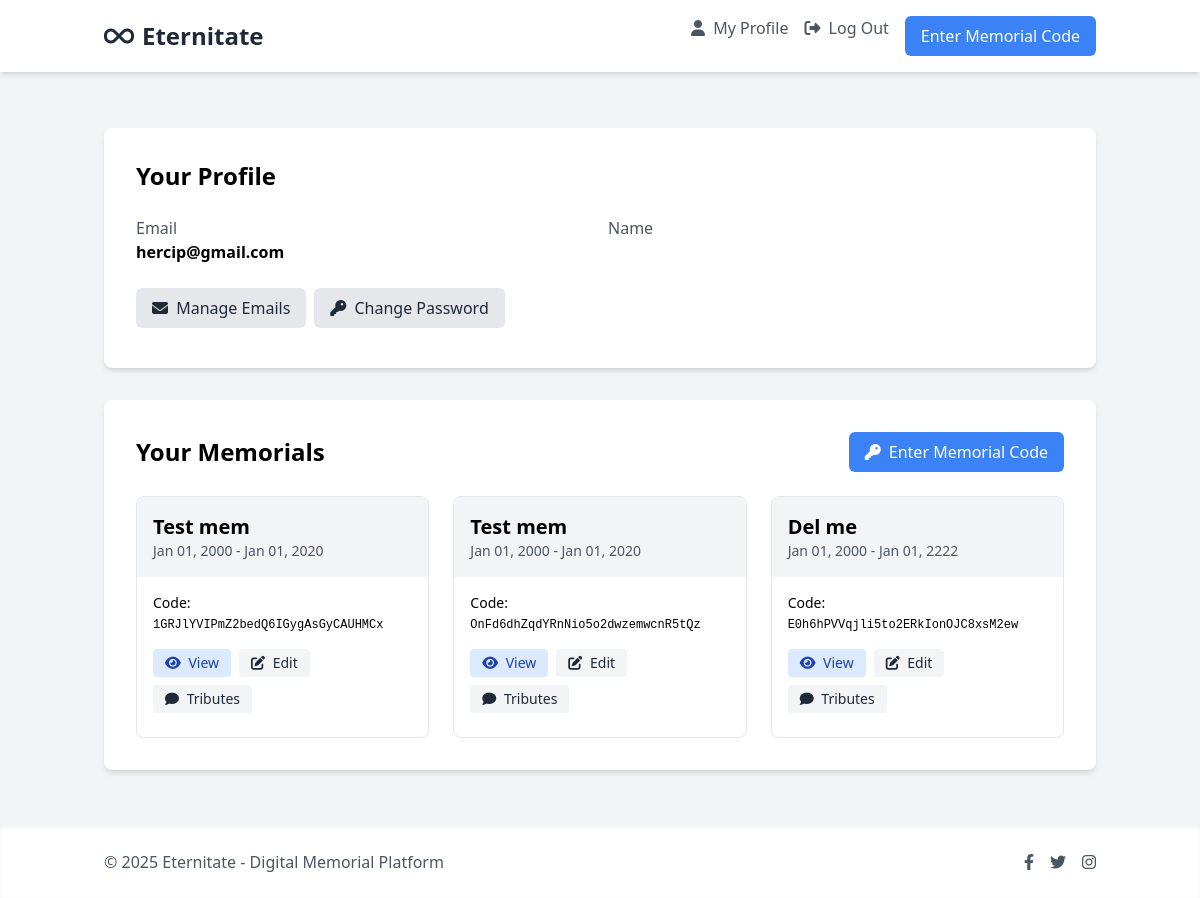
The page /accounts/profile/ (signed in) on the database as committed earlier.
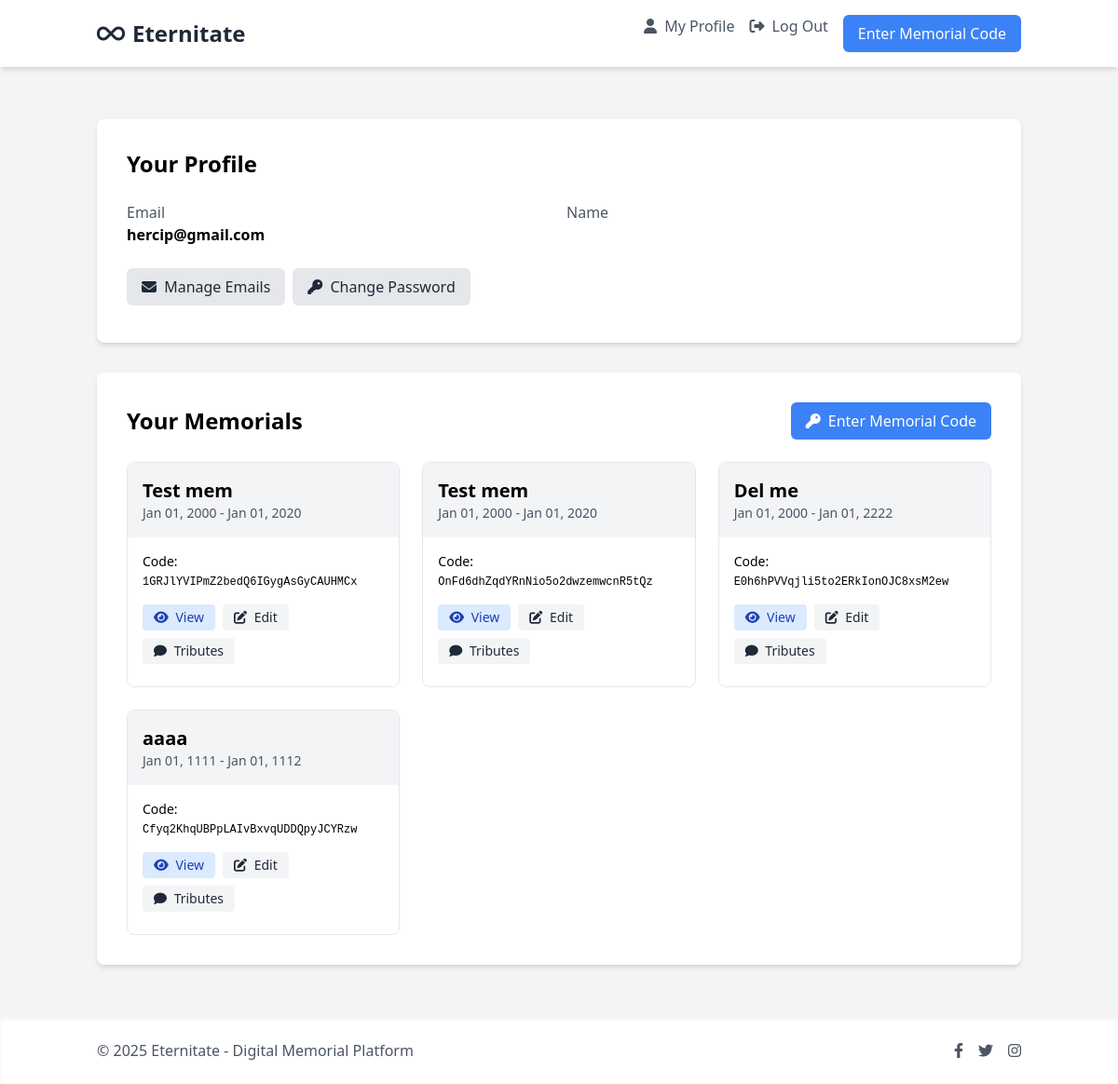
The same page on the database as committed later.
### memorials/models.py (models this page shows, shortened)
class Memorial(models.Model):
    owner = models.ForeignKey(User, related_name='memorials', on_delete=models.CASCADE)
    profile_code = models.OneToOneField(ProfileCode, on_delete=models.CASCADE, related_name='memorial')
    full_name = models.CharField(max_length=255)
    birth_date = models.DateField(null=True, blank=True)
    death_date = models.DateField(null=True, blank=True)
    biography = models.TextField(blank=True)
    allow_tributes = models.BooleanField(default=True)
    created_at = models.DateTimeField(auto_now_add=True)
    updated_at = models.DateTimeField(auto_now=True)

class ProfileCode(models.Model):
    code = models.CharField(max_length=32, unique=True)
    is_claimed = models.BooleanField(default=False)
    created_at = models.DateTimeField(auto_now_add=True)

### accounts/views.py (the view)
# urls.py: path('profile/', views.profile_view, name='profile'),
@login_required
def profile_view(request):
    user_memorials = Memorial.objects.filter(owner=request.user)
    context = {
        'user': request.user,
        'memorials': user_memorials,
    }
    return render(request, 'accounts/profile.html', context)

### templates/accounts/profile.html (shortened to what this page needs)
{% extends 'base.html' %}
{% load i18n %}
{% block content %}
<div class="container mx-auto py-8 fade-in">
    <div class="bg-white rounded-lg shadow-md p-8 mb-8">
        <h1 class="text-2xl font-bold mb-6">{% trans "Your Profile" %}</h1>
        <div class="grid grid-cols-1 md:grid-cols-2 gap-4 mb-6">
            <div>
                <p class="text-gray-600">{% trans "Email" %}</p>
                <p class="font-semibold">{{ user.email }}</p>
            </div>
            <div>
                <p class="text-gray-600">{% trans "Name" %}</p>
            </div>
        </div>
        <div class="flex flex-wrap">
            <a href="{% url 'account_email' %}" class="bg-gray-200 hover:bg-gray-300 text-gray-800 rounded-md px-4 py-2 mr-2 mb-2 transition">
                <i class="fas fa-envelope mr-1"></i> {% trans "Manage Emails" %}
            </a>
            <a href="{% url 'account_change_password' %}" class="bg-gray-200 hover:bg-gray-300 text-gray-800 rounded-md px-4 py-2 mr-2 mb-2 transition">
                <i class="fas fa-key mr-1"></i> {% trans "Change Password" %}
            </a>
        </div>
    </div>
    <div class="bg-white rounded-lg shadow-md p-8">
        <div class="flex justify-between items-center mb-6">
            <h2 class="text-2xl font-bold">{% trans "Your Memorials" %}</h2>
            <a href="{% url 'memorials:enter_code' %}" class="bg-blue-500 hover:bg-blue-600 text-white px-4 py-2 rounded-md transition inline-block">
                <i class="fas fa-key mr-1"></i> {% trans "Enter Memorial Code" %}
            </a>
        </div>
        {% if memorials %}
            <div class="grid grid-cols-1 md:grid-cols-2 lg:grid-cols-3 gap-6">
                {% for memorial in memorials %}
                    <div class="border rounded-lg overflow-hidden transition hover:shadow-lg">
                        <div class="bg-gray-100 p-4">
                            <h3 class="text-xl font-semibold truncate">{{ memorial.full_name }}</h3>
                            <p class="text-sm text-gray-600">
                                {% if memorial.birth_date %}{{ memorial.birth_date|date:"M d, Y" }}{% else %}—{% endif %} -
                                {% if memorial.death_date %}{{ memorial.death_date|date:"M d, Y" }}{% else %}—{% endif %}
                            </p>
                        </div>
                        <div class="p-4">
                            <div class="text-sm mb-4">
                                <span class="font-medium">{% trans "Code" %}:</span>
                                <span class="font-mono text-xs">{{ memorial.profile_code.code }}</span>
                            </div>
                            <div class="flex flex-wrap">
                                <a href="{% url 'memorials:memorial_detail' code=memorial.profile_code.code %}" class="bg-blue-100 hover:bg-blue-200 text-blue-800 text-sm rounded px-3 py-1 mr-2 mb-2">
                                    <i class="fas fa-eye mr-1"></i> {% trans "View" %}
                                </a>
                                <a href="{% url 'memorials:edit_memorial' code=memorial.profile_code.code %}" class="bg-gray-100 hover:bg-gray-200 text-gray-800 text-sm rounded px-3 py-1 mr-2 mb-2">
                                    <i class="fas fa-edit mr-1"></i> {% trans "Edit" %}
                                </a>
                                <a href="{% url 'memorials:manage_tributes' code=memorial.profile_code.code %}" class="bg-gray-100 hover:bg-gray-200 text-gray-800 text-sm rounded px-3 py-1 mb-2">
                                    <i class="fas fa-comment mr-1"></i> {% trans "Tributes" %}
                                </a>
                            </div>
                        </div>
                    </div>
                {% endfor %}
            </div>
        {% endif %}
    </div>
</div>
{% endblock %}

Rows that differ between the two databases and show on the page:
added Memorial: full_name "aaaa", birth_date "Jan 01, 1111", death_date "Jan 01, 1112", profile_code.code "Cfyq2KhqUBPpLAIvBxvqUDDQpyJCYRzw"
